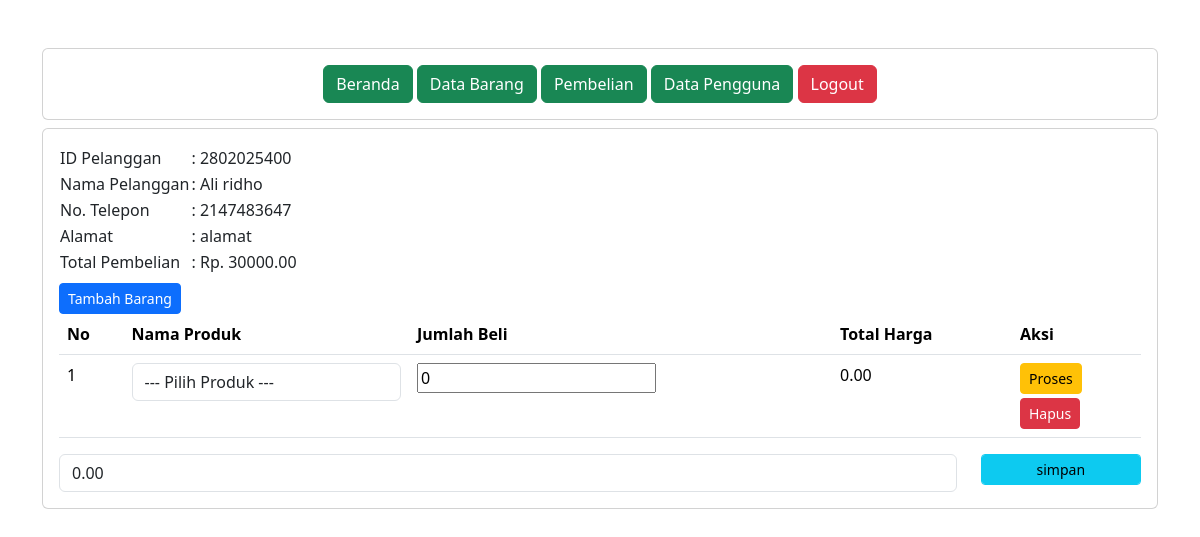
Page /administrator/detail_pembelian.php?pelanggan_id=2802025400 (signed in) on the committed database.
### tables this page shows
CREATE TABLE `penjualan` (
  `penjualan_id` int(11) UNSIGNED NOT NULL,
  `tanggal_penjualan` date NOT NULL,
  `total_harga` decimal(10,2) NOT NULL,
  `pelanggan_id` int(11) UNSIGNED NOT NULL
);

CREATE TABLE `pelanggan` (
  `pelanggan_id` int(11) UNSIGNED NOT NULL,
  `nama_pelanggan` varchar(255) NOT NULL,
  `alamat` text NOT NULL,
  `nomor_telepon` int(15) NOT NULL
);

CREATE TABLE `detail_penjualan` (
  `detail_id` int(11) UNSIGNED NOT NULL,
  `penjualan_id` int(11) UNSIGNED NOT NULL,
  `produk_id` int(11) UNSIGNED NOT NULL,
  `jumlah_produk` int(11) NOT NULL,
  `subtotal` decimal(10,2) NOT NULL
);

### administrator/detail_pembelian.php (the view, shortened to what this page needs)
<?php
include '../koneksi.php';
include "header.php";
include "navbar.php";
?>
<div class="card mt-2">
    <div class="card-body">
        <?php
        $pelanggan_id = $_GET['pelanggan_id'];
        $data = mysqli_query($koneksi,"SELECT * FROM pelanggan INNER JOIN penjualan ON pelanggan.pelanggan_id=penjualan.pelanggan_id");
        while($d = mysqli_fetch_array($data)){
            ?>
        <?php if ($d['pelanggan_id'] == $pelanggan_id) { ?>
        <table>
            <tr>
                <td>ID Pelanggan</td>
                <td>: <?= $d['pelanggan_id']; ?></td>
            </tr>
            <tr>
                <td>Nama Pelanggan</td>
                <td>: <?= $d['nama_pelanggan']; ?></td>
            </tr>
            <tr>
                <td>No. Telepon</td>
                <td>: <?= $d['nomor_telepon']; ?></td>
            </tr>
            <tr>
                <td>Alamat</td>
                <td>: <?= $d['alamat']; ?></td>
            </tr>
            <tr>
                <td>Total Pembelian</td>
                <td>: Rp. <?= $d['total_harga']; ?></td>
            </tr>
        </table>
        <form method="post" action="tambah_detail_penjualan.php">
            <button type="submit" class="btn btn-primary btn-sm mt-2">Tambah Barang</button>
        </form>
        <table class="table">
            <thead>
                <tr>
                    <th>No</th>
                    <th>Nama Produk</th>
                    <th>Jumlah Beli</th>
                    <th>Total Harga</th>
                    <th>Aksi</th>
                </tr>
            </thead>
            <tbody>
                <?php
                    $nos = 1;
                    $detail_penjualan = mysqli_query($koneksi,"SELECT * FROM detail_penjualan");
                    while($d_detail_penjualan = mysqli_fetch_array($detail_penjualan)){
                    ?>
                <?php
                    if ($d_detail_penjualan['penjualan_id'] == $d['penjualan_id']) { ?>
                <tr>
                    <td><?= $nos++; ?></td>
                    <td>
                        <form action="simpan_barang_beli.php" method="post">
                            <div class="form-group">
                                <select name="produk_id" class="form-control" onchange="this.form.submit()">
                                    <option>--- Pilih Produk ---</option>
                                </select>
                            </div>
                        </form>
                    </td>
                    <td>
                        <form method="post" action="hitung_subtotal.php">
                            <div class="form-group">
                                <input type="number" name="jumlah_produk"
                                    value="<?= $d_detail_penjualan['jumlah_produk']; ?>" class="from_control">
                            </div>
                    </td>
                    <td><?= $d_detail_penjualan['subtotal']; ?></td>
                    <td>
                        <button type="submit" class="btn btn-warning btn-sm">Proses</button>
                        <form method="post" class="mt-1" action="hapus_detail_pembelian.php">
                            <button type="submit" class="btn btn-danger btn-sm">Hapus</button>
                        </form>
                    </td>
                </tr>
                <?php } else {
                        ?>
                <?php
                    }
                    }
                    ?>
            </tbody>
        </table>
        <form method="post" action="simpan_total_harga.php">
            <?php
                $detail_penjualan =  mysqli_query($koneksi, "SELECT SUM(subtotal) AS total_harga FROM detail_penjualan WHERE penjualan_id='$d[penjualan_id]'");
                $row =  mysqli_fetch_assoc($detail_penjualan);
                $sum = $row['total_harga'];
                ?>
            <div class="row">
                <div class="col-sm-10">
                    <div class="form-group">
                        <input type="text" class="form-control" name="total_harga" value="<?= $sum ?>">
                    </div>
                </div>
                <div class="col-sm-2">
                    <div class="form-group">
                        <button class="btn btn-info btn-sm form-control" type="submit">simpan</button>
                    </div>
                </div>
            </div>
        </form>
        <?php } else { ?>
        <?php
        }
        }
        ?>
    </div>
</div>

### rows in the picture
penjualan: pelanggan "2802025400", pelanggan.nama_pelanggan "Ali ridho", pelanggan.nomor_telepon "2147483647", pelanggan.alamat "alamat", total_harga "30000.00", total_harga "0.00"
detail_penjualan: jumlah_produk "0", subtotal "0.00"
